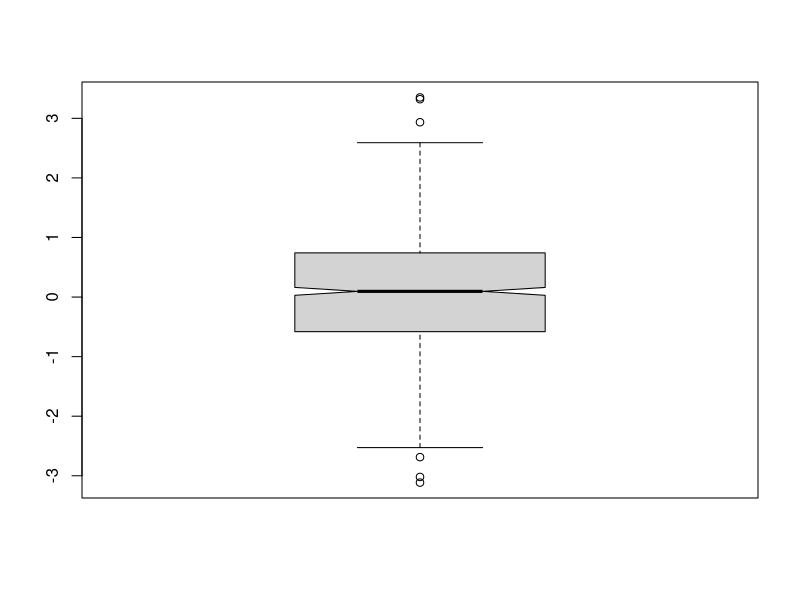

Recreate this plot in R.
x = c(104, 103,107,105,102,109,105,104,106)
t.test(x, conf.level = 0.95)

qt(0.975, df=100)
qnorm(1/6)

qt(0.95, df=100)
qnorm(0.95)

# Boxplot
boxplot(rnorm(1000, 0.1), notch = TRUE)
